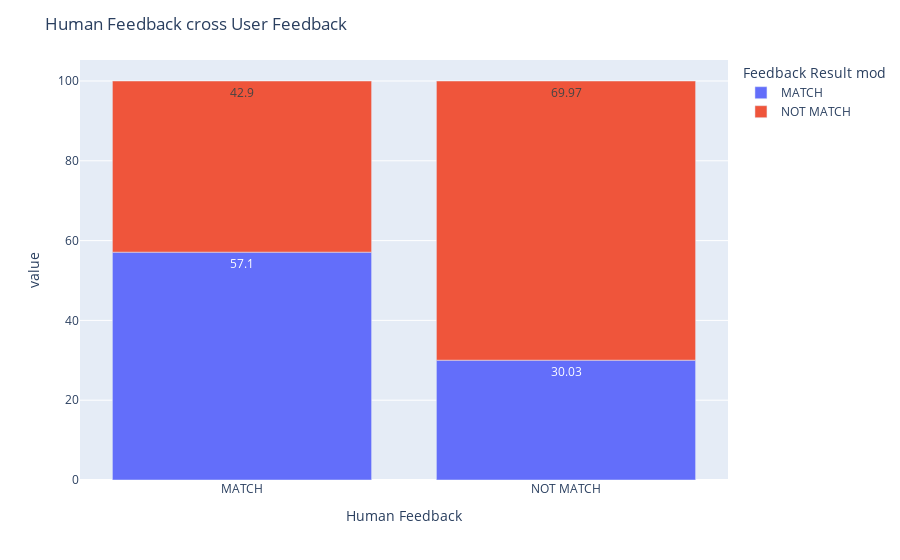

Write notebook code for a chart like this one.
### Code cell
fig = px.bar(HF_cross_UF, text_auto=True)
fig.update_layout(title_text = "Human Feedback cross User Feedback")
fig.show()

### Figure 1 — Plotly figure (JSON) as saved in the notebook; plotly's stock layout.template omitted (floating-point values rounded to 4 significant figures)
{"data": [{"alignmentgroup": "True", "hovertemplate": "Feedback Result mod=MATCH<br>Human Feedback=%{x}<br>value=%{y}<extra></extra>", "legendgroup": "MATCH", "marker": {"color": "#636efa", "pattern": {"shape": ""}}, "name": "MATCH", "offsetgroup": "MATCH", "orientation": "v", "showlegend": true, "textposition": "auto", "texttemplate": "%{y}", "type": "bar", "x": ["MATCH", "NOT MATCH"], "xaxis": "x", "y": [57.1, 30.03], "yaxis": "y"}, {"alignmentgroup": "True", "hovertemplate": "Feedback Result mod=NOT MATCH<br>Human Feedback=%{x}<br>value=%{y}<extra></extra>", "legendgroup": "NOT MATCH", "marker": {"color": "#EF553B", "pattern": {"shape": ""}}, "name": "NOT MATCH", "offsetgroup": "NOT MATCH", "orientation": "v", "showlegend": true, "textposition": "auto", "texttemplate": "%{y}", "type": "bar", "x": ["MATCH", "NOT MATCH"], "xaxis": "x", "y": [42.9, 69.97], "yaxis": "y"}], "layout": {"barmode": "relative", "legend": {"title": {"text": "Feedback Result mod"}, "tracegroupgap": 0}, "margin": {"t": 60}, "title": {"text": "Human Feedback cross User Feedback"}, "xaxis": {"anchor": "y", "domain": [0, 1], "title": {"text": "Human Feedback"}}, "yaxis": {"anchor": "x", "domain": [0, 1], "title": {"text": "value"}}}}
